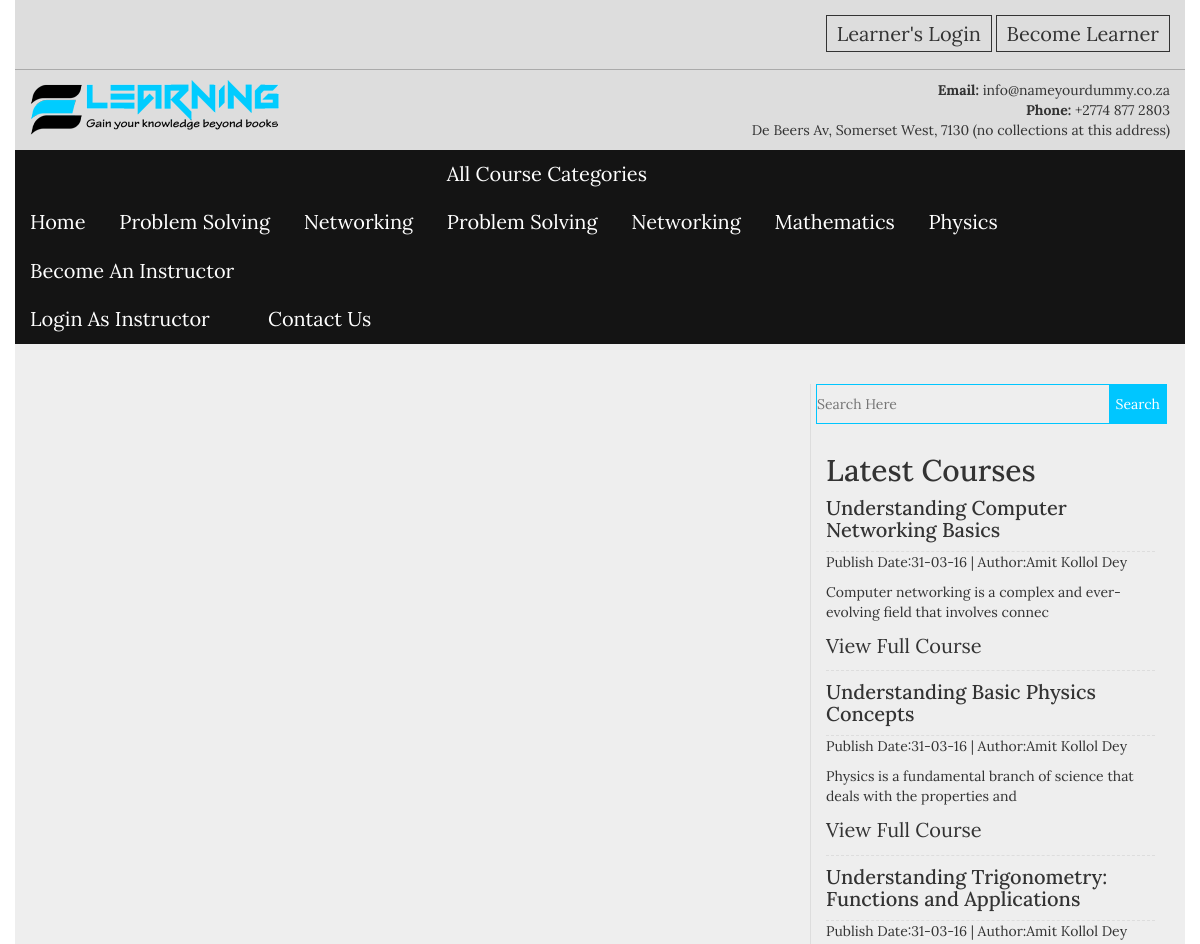
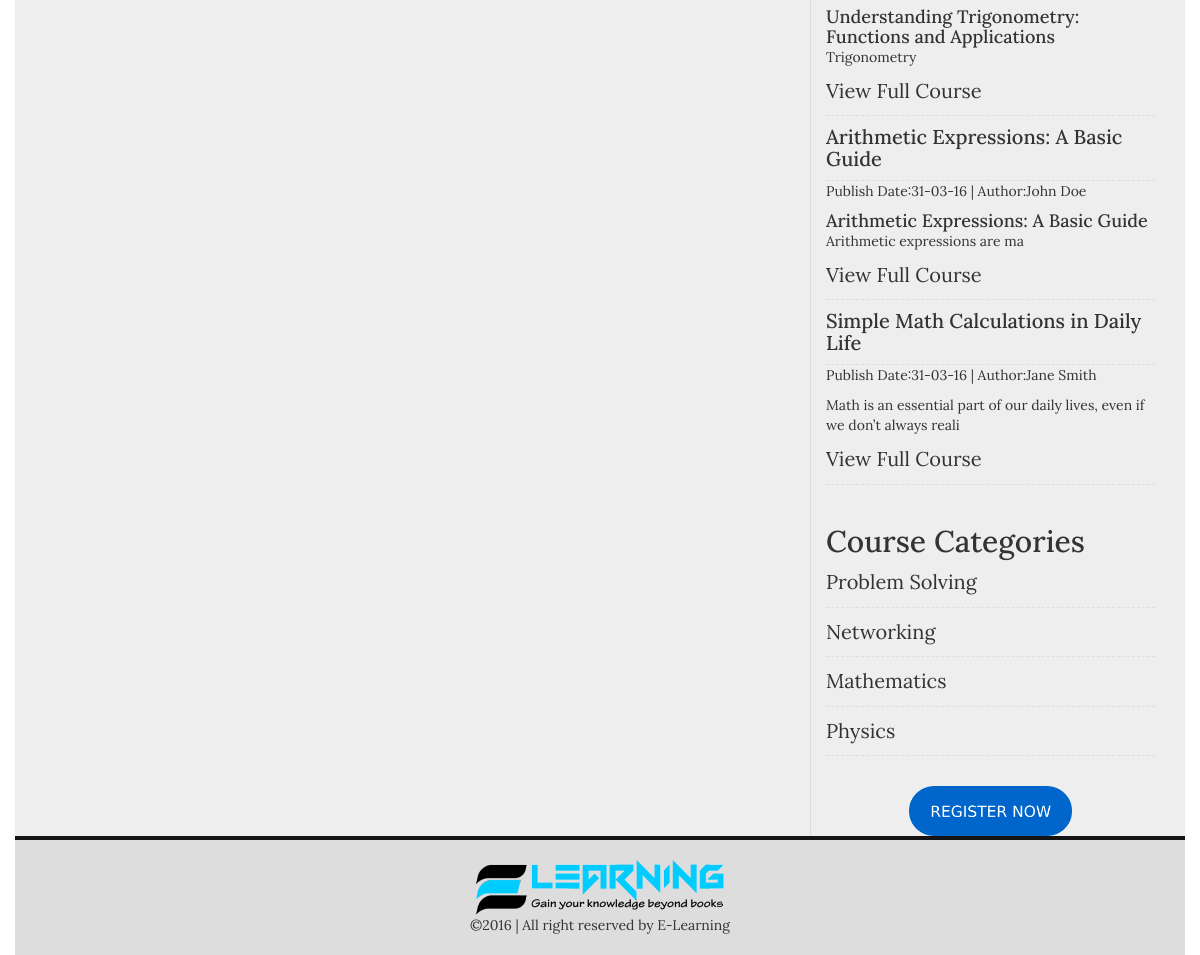
Screenshot of /search.php with the database file from the repository (2 pictures, top to bottom).
### tables this page shows
CREATE TABLE `categories` (
  `cat_id` int(100) NOT NULL,
  `cat_name` varchar(100) NOT NULL,
  `cat_desc` text NOT NULL,
  `cat_icon` varchar(50) NOT NULL
);

CREATE TABLE `posts` (
  `post_id` int(100) NOT NULL,
  `cat_id` int(100) NOT NULL,
  `post_title` varchar(100) NOT NULL,
  `post_date` text NOT NULL,
  `post_author` varchar(50) NOT NULL,
  `post_keywords` text NOT NULL,
  `post_image` text NOT NULL,
  `post_content` longtext NOT NULL,
  `video_link` varchar(200) NOT NULL
);

### includes/frontend_menus.php (the view)
<div class="menu_top">
    <ul>
        <li><a href="index.php">Home</a></li>
        <?php
        $cat = "select * from categories LIMIT 2";
        $run_cat = mysqli_query($con,$cat);
        while($cat_row = mysqli_fetch_array($run_cat)):
        $category_id = $cat_row['cat_id'];
        $category_name = $cat_row['cat_name'];
        ?>
        <li><a href="single-cat.php?cat_id=<?php echo $category_id;?>"><?php echo $category_name;?></a></li>
        <?php endwhile;?>
        <li><a href="#">All Course Categories</a>
            <ul>
               <?php
                $cat2 = "select * from categories";
                $run_cat2 = mysqli_query($con,$cat2);
                while($cat_row2 = mysqli_fetch_array($run_cat2)):
                $category_id2 = $cat_row2['cat_id'];
                $category_name2 = $cat_row2['cat_name'];
                ?>
                <li><a href="single-cat.php?cat_id=<?php echo $category_id2;?>"><?php echo $category_name2;?></a></li>
                <?php endwhile;?>
            </ul>
        </li>
        <li><a href="admin/registration.php">Become An Instructor</a>
            <ul>
                <li><a href="admin/login.php">Login As Instructor</a></li>
            </ul>
        </li>
        <li><a href="contact.php">Contact Us</a></li>
    </ul>
</div>

### includes/sidebar.php
<div class="col-md-4 col-sm-4 col-xs-12">
    <div class="sidebar_right">
       <div class="search_sidebar">
            <form action="search.php" class="search_bar" method="get">
                <input type="Search" placeholder="Search Here" name="search">
                <input type="Submit" value="Search" name="search_submit">
            </form>
       </div>
        <div class="sidebar_categories">
           <h2>Latest Courses</h2>
            <ul>
            <?php
            $post = "select * from posts ORDER BY 1 DESC LIMIT 5";
            $run_post = mysqli_query($con,$post);
            while($post_row = mysqli_fetch_array($run_post)):
            $post_id = $post_row ['post_id'];
            $post_title = $post_row ['post_title'];
            $post_date = $post_row ['post_date'];
            $post_author = $post_row ['post_author'];
            $post_content = substr($post_row ['post_content'],0,80);
            ?>
            <li>
                <h4><a href="single.php?post_id=<?php echo $post_id;?>"><?php echo $post_title;?></a></h4>
                <span style="display:block;margin-bottom:10px;">Publish Date:<?php echo $post_date;?>  |  Author:<?php echo $post_author;?></span>
                <?php echo $post_content;?>
                <a href="single.php?post_id=<?php echo $post_id;?>">View Full Course</a>
            </li>
            <?php endwhile;?>
            </ul>
        </div>
        <div class="sidebar_categories">
           <h2>Course Categories</h2>
            <ul>
                <?php
                $category = "select * from categories";
                $run_category = mysqli_query($con,$category);
                while($category_row = mysqli_fetch_array($run_category)):
                $cat_id = $category_row ['cat_id'];
                $cat_name = $category_row ['cat_name'];
                ?>
                <li><a href="single-cat.php?cat_id=<?php echo $cat_id;?>"><?php echo $cat_name;?></a></li>
                <?php endwhile;?>
            </ul>
        </div>
        <div class="sidebar_banner">
            <a href="registration.php"><img src="images/register.png" alt="Register Now"></a>
        </div>
    </div>
</div>

### css/style.css (style rules this page uses)
body { font-family: 'Lora', serif; }
img { max-width: 100%; height: auto; }
ul { margin: 0; padding: 0; list-style: none; }
h1,h2,h3,h4,h5,h6,p { margin: 0; padding: 0 }
.menu_top li { display: inline-block; }
.menu_top { background: #141414 none repeat scroll 0 0; }
.menu_top a { color: #fff; display: block; font-size: 20px; padding: 10px 15px; }
.search_bar input[type="search"] { background: transparent none repeat scroll 0 0; border: 1px solid #00c6ff; display: block; padding: 10px 0; width: 100%; }
.search_bar input[type="submit"] { background: #00c6ff none repeat scroll 0 0; border: medium none; color: #fff; float: right; height: 40px; margin-right: -1px; margin-top: -40px; position: relative; z-index: 999; }
.sidebar_categories { margin: 20px 0; padding: 10px; }
.sidebar_categories a { border-bottom: 1px dashed #ddd; color: #333; display: block; font-size: 20px; padding: 10px 0; }
.sidebar_right { border-left: 1px solid #ddd; padding: 0 5px; }
.sidebar_banner img { height: 50px; margin: 0 auto; }
.sidebar_banner { text-align: center; }
body, html { height: 100%; }

### rows the page displays
categories: cat_name "Problem Solving"
categories: cat_name "Networking"
categories: cat_name "Mathematics"
categories: cat_name "Physics"
posts: post_title "Understanding Computer Networking Basics", post_date "31-03-16", post_author "Amit Kollol Dey", post_content "Computer networking is a complex and ever-evolving field that involves connec"
posts: post_title "Understanding Basic Physics Concepts", post_date "31-03-16", post_author "Amit Kollol Dey", post_content "Physics is a fundamental branch of science that deals with the properties and"
posts: post_title "Understanding Trigonometry: Functions and Applications", post_date "31-03-16", post_author "Amit Kollol Dey", post_content "Understanding Trigonometry: Functions and Applications Trigonometry"
posts: post_title "Arithmetic Expressions: A Basic Guide", post_date "31-03-16", post_author "John Doe", post_content "Arithmetic Expressions: A Basic Guide Arithmetic expressions are ma"
posts: post_title "Simple Math Calculations in Daily Life", post_date "31-03-16", post_author "Jane Smith", post_content "Math is an essential part of our daily lives, even if we don’t always reali"
